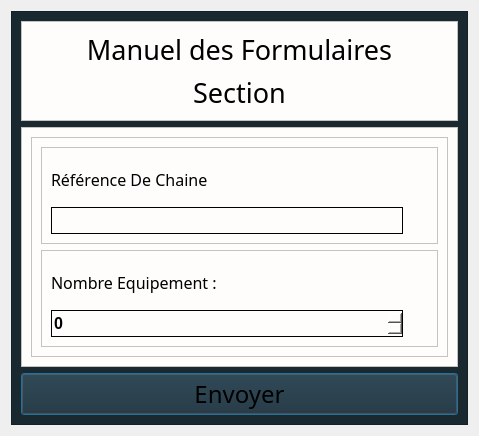
<?xml version="1.0" encoding="UTF-8"?>
<ui version="4.0">
 <class>Dialog</class>
 <widget class="QDialog" name="Dialog">
  <property name="geometry">
   <rect>
    <x>0</x>
    <y>0</y>
    <width>479</width>
    <height>436</height>
   </rect>
  </property>
  <property name="windowTitle">
   <string>Dialog</string>
  </property>
  <layout class="QVBoxLayout" name="verticalLayout_6">
   <item>
    <widget class="QFrame" name="frame">
     <property name="styleSheet">
      <string notr="true">background-color: #1A2930;</string>
     </property>
     <property name="frameShape">
      <enum>QFrame::StyledPanel</enum>
     </property>
     <property name="frameShadow">
      <enum>QFrame::Raised</enum>
     </property>
     <layout class="QVBoxLayout" name="verticalLayout" stretch="1,3,2">
      <item>
       <widget class="QFrame" name="frame_8">
        <property name="styleSheet">
         <string notr="true">background-color : #FEFDFC;</string>
        </property>
        <property name="frameShape">
         <enum>QFrame::StyledPanel</enum>
        </property>
        <property name="frameShadow">
         <enum>QFrame::Raised</enum>
        </property>
        <layout class="QGridLayout" name="gridLayout">
         <item row="1" column="0">
          <widget class="QLabel" name="label_4">
           <property name="font">
            <font>
             <family>Modern No. 20</family>
             <pointsize>20</pointsize>
            </font>
           </property>
           <property name="text">
            <string>Section</string>
           </property>
           <property name="alignment">
            <set>Qt::AlignCenter</set>
           </property>
          </widget>
         </item>
         <item row="0" column="0">
          <widget class="QLabel" name="label_2">
           <property name="font">
            <font>
             <family>Modern No. 20</family>
             <pointsize>20</pointsize>
            </font>
           </property>
           <property name="text">
            <string>Manuel des Formulaires</string>
           </property>
           <property name="alignment">
            <set>Qt::AlignCenter</set>
           </property>
          </widget>
         </item>
        </layout>
       </widget>
      </item>
      <item>
       <widget class="QFrame" name="frame_7">
        <property name="styleSheet">
         <string notr="true">background-color : #FEFDFC;height:25px;</string>
        </property>
        <property name="frameShape">
         <enum>QFrame::StyledPanel</enum>
        </property>
        <property name="frameShadow">
         <enum>QFrame::Raised</enum>
        </property>
        <layout class="QHBoxLayout" name="horizontalLayout" stretch="1">
         <item>
          <widget class="QFrame" name="frame_3">
           <property name="frameShape">
            <enum>QFrame::StyledPanel</enum>
           </property>
           <property name="frameShadow">
            <enum>QFrame::Raised</enum>
           </property>
           <layout class="QVBoxLayout" name="verticalLayout_5" stretch="1,1">
            <item>
             <widget class="QFrame" name="frame_6">
              <property name="frameShape">
               <enum>QFrame::StyledPanel</enum>
              </property>
              <property name="frameShadow">
               <enum>QFrame::Raised</enum>
              </property>
              <layout class="QVBoxLayout" name="verticalLayout_3" stretch="1,3">
               <item>
                <widget class="QLabel" name="label_3">
                 <property name="font">
                  <font>
                   <family>Modern No. 20</family>
                   <pointsize>12</pointsize>
                  </font>
                 </property>
                 <property name="text">
                  <string>Référence De Chaine</string>
                 </property>
                </widget>
               </item>
               <item>
                <widget class="QLineEdit" name="lineEditTitre">
                 <property name="font">
                  <font>
                   <pointsize>12</pointsize>
                   <weight>75</weight>
                   <bold>true</bold>
                  </font>
                 </property>
                 <property name="styleSheet">
                  <string notr="true">border: 1px solid back;height:25px;margin-right:25px;</string>
                 </property>
                 <property name="text">
                  <string/>
                 </property>
                </widget>
               </item>
              </layout>
             </widget>
            </item>
            <item>
             <widget class="QFrame" name="frame_9">
              <property name="frameShape">
               <enum>QFrame::StyledPanel</enum>
              </property>
              <property name="frameShadow">
               <enum>QFrame::Raised</enum>
              </property>
              <layout class="QVBoxLayout" name="verticalLayout_2" stretch="1,0">
               <item>
                <widget class="QLabel" name="label_5">
                 <property name="font">
                  <font>
                   <family>Modern No. 20</family>
                   <pointsize>12</pointsize>
                  </font>
                 </property>
                 <property name="text">
                  <string>Nombre Equipement : </string>
                 </property>
                </widget>
               </item>
               <item>
                <widget class="QSpinBox" name="spinBoxNBEquipement">
                 <property name="font">
                  <font>
                   <pointsize>12</pointsize>
                   <weight>75</weight>
                   <bold>true</bold>
                  </font>
                 </property>
                 <property name="styleSheet">
                  <string notr="true">border: 1px solid back;height:25px;margin-right:25px;</string>
                 </property>
                </widget>
               </item>
              </layout>
             </widget>
            </item>
           </layout>
          </widget>
         </item>
        </layout>
       </widget>
      </item>
      <item>
       <widget class="QPushButton" name="buttonEnvoyer">
        <property name="font">
         <font>
          <family>Modern No. 20</family>
          <pointsize>18</pointsize>
         </font>
        </property>
        <property name="cursor">
         <cursorShape>PointingHandCursor</cursorShape>
        </property>
        <property name="styleSheet">
         <string notr="true">QPushButton{
height : 25px;
background-color :#00A8E8;
}


QPushButton:hover{
	background-color: rgb(0, 92, 157);
};</string>
        </property>
        <property name="text">
         <string>Envoyer</string>
        </property>
       </widget>
      </item>
     </layout>
    </widget>
   </item>
  </layout>
 </widget>
 <resources/>
 <connections/>
</ui>
